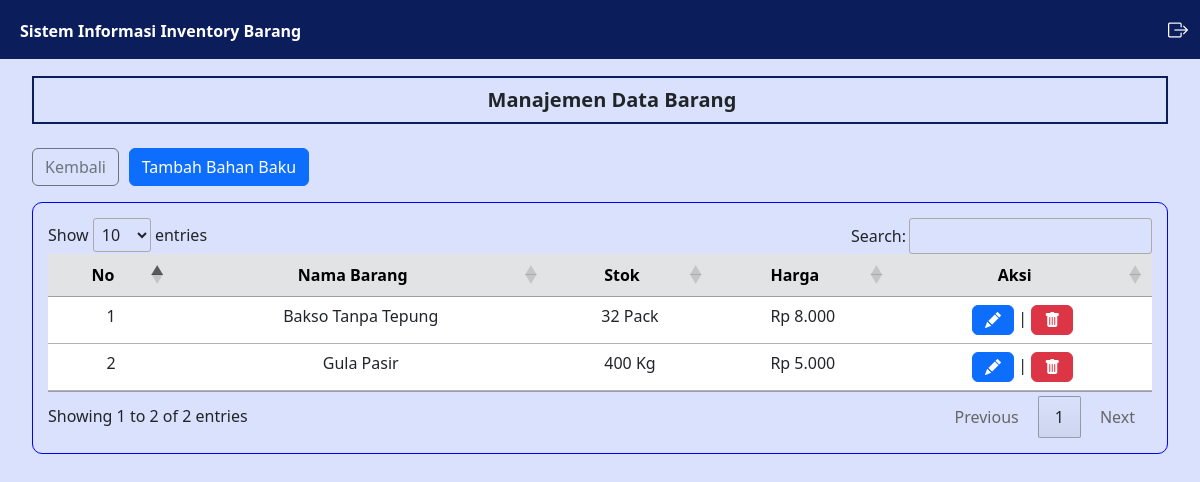
The app's page /pemasok/barang.php (signed in), older data.
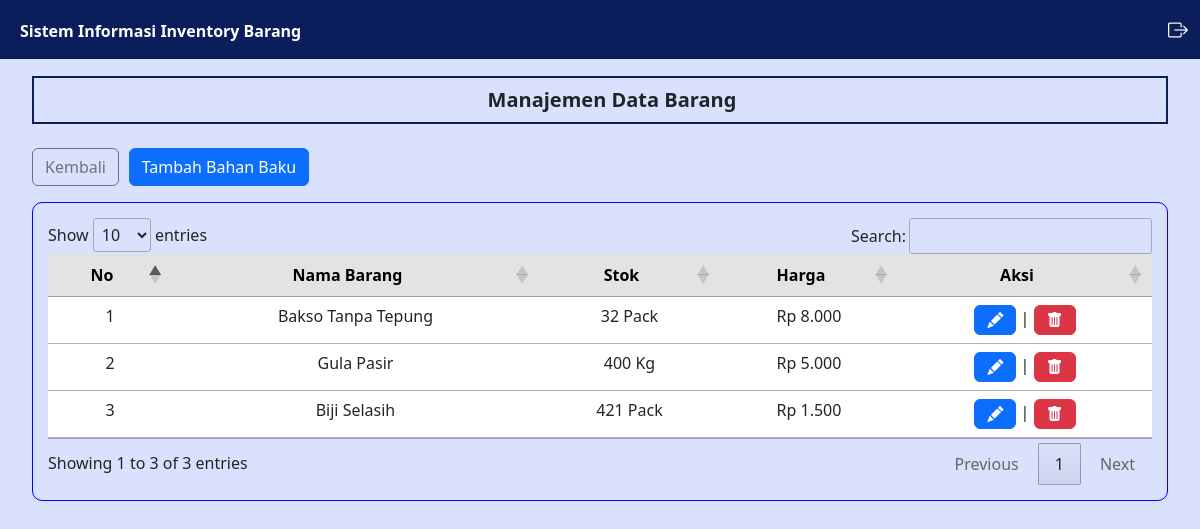
The same page, newer data.
### tables this page shows
CREATE TABLE `bahan_pemasok` (
  `idbahan` int(11) NOT NULL,
  `idpemasok` int(11) NOT NULL,
  `nama_bahan` varchar(100) NOT NULL,
  `stok` int(11) NOT NULL,
  `satuan` varchar(45) NOT NULL,
  `harga` int(20) NOT NULL
);

### controller/MainController.php (called while the page is built, shortened)
<?php
    $conn = mysqli_connect("localhost","root","","inventory");
    function query($query) {
        global $conn;
        $result = mysqli_query($conn, $query);
        $rows = [];
        while ($row = mysqli_fetch_assoc($result)) {
            $rows[] = $row;
        }
        return $rows;
    }
    function generateRandomKey()
    {
        $keyLength = 32;
        $randomBytes = openssl_random_pseudo_bytes($keyLength, $strong);
        if (!$strong) {
            $randomBytes = random_bytes($keyLength);
        }
        return base64_encode($randomBytes);
    }
    function enkripsi($kata)
    {
        $key = generateRandomKey();
        $string = openssl_encrypt($kata, 'AES-256-CBC', $key, 0, substr($key, 0, 16));
        $hasilEnkripsi = base64_encode($key . $string);
        return $hasilEnkripsi;
    }
?>

### pemasok/barang.php (the view, shortened to what the changed rows need)
<?php
    $data_bahan = query("SELECT * FROM bahan_pemasok");
?>
<html lang="en">
<head>
    <link href="https://cdn.jsdelivr.net/npm/bootstrap@5.3.0/dist/css/bootstrap.min.css" rel="stylesheet"
>
    <link rel="stylesheet" href="https://cdn.datatables.net/1.13.4/css/jquery.dataTables.min.css">
    <link rel="stylesheet" href="https://cdn.jsdelivr.net/npm/bootstrap-icons@1.11.3/font/bootstrap-icons.min.css">
    <link rel="stylesheet" href="../style.css">
</head>
<body>
    <div class="content">
        <div class="main-container m-0">
            <div class="d-flex">
                <div class="contents px-3 py-3 mx-3">
                    <div class="box1">
                        <h5 class="text-dark text-center mb-0 ms-4 fw-bold">
                        </h5>
                    </div>
                    <div class="mt-4 ">
                        <div class="row">
                        </div>
                    </div>
                    <div class="mt-3 box3">
                        <table id="example" class="table table-hover text-center">
                            <thead>
                                <tr class="table-secondary">
                                    <th class="text-center" scope="col">No</th>
                                    <th class="text-center" scope="col">Nama Barang</th>
                                    <th class="text-center" scope="col">Stok</th>
                                    <th class="text-center" scope="col">Harga</th>
                                    <th class="text-center" scope="col">Aksi</th>
                                </tr>
                            </thead>
                            <tbody>
                                <?php
                                    $i = 1;
                                    foreach($data_bahan as $bahan) :
                                ?>
                                    <tr>
                                        <td>
                                            <?= $i; ?>
                                        </td>
                                        <td>
                                            <?= $bahan['nama_bahan']; ?>
                                        </td>
                                        <td>
                                            <?= $bahan['stok']; ?> <?= $bahan['satuan']; ?>
                                        </td>
                                        <td>
                                            Rp <?= number_format($bahan['harga'], 0, ',', '.'); ?>
                                        </td>
                                        <td>
                                            <a class="text-decoration-none" href="../edit/bahan_baku.php?id=<?= enkripsi($bahan['idbahan']); ?>">
                                                <button class="btn btn-primary"><i class="bi bi-pencil-fill"></i></button>
                                            </a>
                                            |
                                            <button type="button" class="btn  btn-danger" id="delete" data-bs-toggle="modal" data-bs-target="#delete_<?= $bahan['idbahan']; ?>">
                                                <i class="bi bi-trash-fill"></i>
                                            </button>
                                        </td>
                                    </tr>
                                <?php
                                    $i++;
                                    endforeach;
                                ?>
                            </tbody>
                        </table>
                    </div>
                </div>
                <?php foreach($data_bahan as $dahan) : ?>
                    </div>
                <?php endforeach; ?>
            </div>
</body>
</html>

Row changes from the older to the newer data that the page shows:
added bahan_pemasok: nama_bahan "Biji Selasih", stok "421", satuan "Pack", harga "1.500"
Text that changed along with them:
text written by a page script: "Show entries Search: Showing 1 to 2 of 2 entries Previous 1 Next" → "Show entries Search: Showing 1 to 3 of 3 entries Previous 1 Next"
